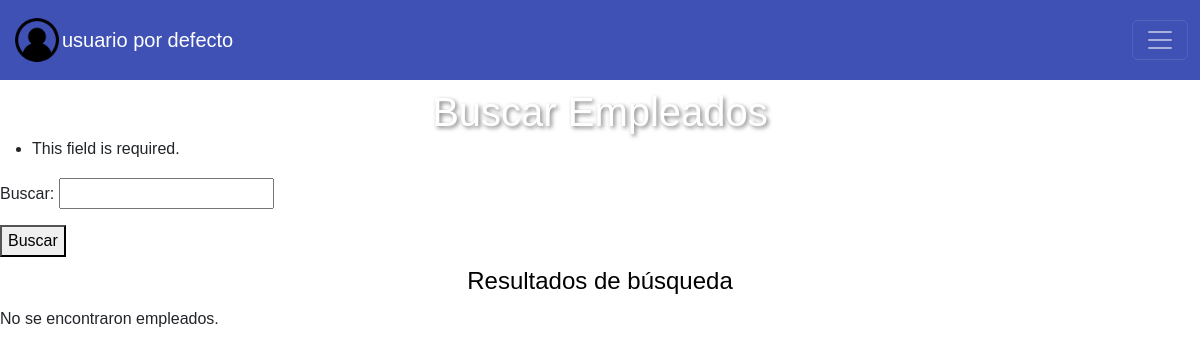
/buscar_empleado/, run on an earlier commit of the app's database.
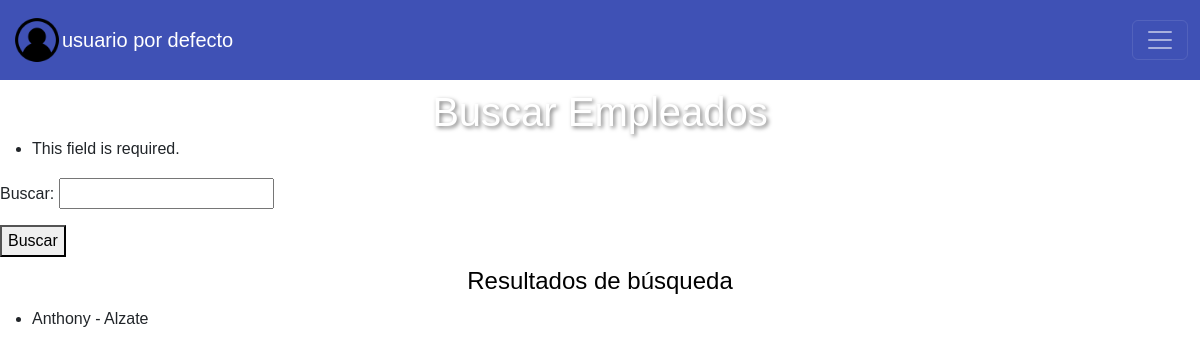
And on a later commit of the database.
### helados/models.py (models this page shows, shortened)
class Empleado (models.Model):
    nombre = models.CharField(max_length=200)
    apellido = models.CharField(max_length=200)
    documento = models.IntegerField (blank= False)
    telefono = models.IntegerField(blank= False, default=0)
    activo = models.BooleanField(default=True)

### helados/views.py (the view)
# urls.py: path('buscar_empleado/', views.buscarEmpleado, name='buscar_empleado'),
def buscarEmpleado(request):
    form = BusquedaForm(request.GET)
    print(form)
    empleados = Empleado.objects.all()  # Obtiene todos los empleados por defecto
    if form.is_valid():
        query = form.cleaned_data['query']
        if query:
            empleados = empleados.filter(nombre__icontains=query)
    return render(request, 'buscar_empleado.html', {'form': form, 'empleados': empleados})

### helados/forms.py
class BusquedaForm(forms.Form):
    query = forms.CharField(label='Buscar', max_length=100, required=True)

### helados/frontend/templates/buscar_empleado.html (shortened to what this page needs)
{% extends 'layouts/base.html' %}
{% block content %}
    <h1>Buscar Empleados</h1>
    {% if form %}
        <form method="get">
            {{ form.as_p }}
            <button type="submit">Buscar</button>
        </form>
    {% else %}
        <p>Formulario no disponible.</p>
    {% endif %}
    <h2>Resultados de búsqueda</h2>
    {% if empleados %}
        <ul>
            {% for empleado in empleados %}
                <li>{{ empleado.nombre }} - {{ empleado.apellido }}</li>
            {% endfor %}
        </ul>
    {% else %}
        <p>No se encontraron empleados.</p>
    {% endif %}
{% endblock %}

What changed in the data, as far as the page shows it:
added Empleado: nombre "Anthony", apellido "Alzate"
Also different on the page:
text no longer shown: "No se encontraron empleados."
